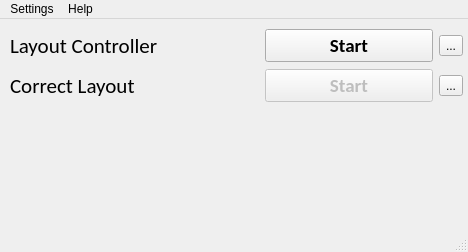
<?xml version="1.0" encoding="UTF-8"?>
<ui version="4.0">
 <class>MainWindow</class>
 <widget class="QMainWindow" name="MainWindow">
  <property name="geometry">
   <rect>
    <x>0</x>
    <y>0</y>
    <width>468</width>
    <height>252</height>
   </rect>
  </property>
  <property name="windowTitle">
   <string>Chiya</string>
  </property>
  <widget class="QWidget" name="centralwidget">
   <widget class="QWidget" name="layoutWidget">
    <property name="geometry">
     <rect>
      <x>10</x>
      <y>10</y>
      <width>453</width>
      <height>33</height>
     </rect>
    </property>
    <layout class="QHBoxLayout" name="lcHorizontalLayout">
     <item>
      <widget class="QLabel" name="lcLabel">
       <property name="font">
        <font>
         <family>Calibri</family>
         <pointsize>16</pointsize>
        </font>
       </property>
       <property name="toolTip">
        <string>This module switches layouts just like windows do, but with more customize options</string>
       </property>
       <property name="text">
        <string>Layout Controller</string>
       </property>
      </widget>
     </item>
     <item>
      <spacer name="horizontalSpacer">
       <property name="orientation">
        <enum>Qt::Horizontal</enum>
       </property>
       <property name="sizeType">
        <enum>QSizePolicy::Fixed</enum>
       </property>
       <property name="sizeHint" stdset="0">
        <size>
         <width>80</width>
         <height>20</height>
        </size>
       </property>
      </spacer>
     </item>
     <item>
      <widget class="QPushButton" name="lcStateButton">
       <property name="font">
        <font>
         <family>Calibri</family>
         <pointsize>14</pointsize>
         <weight>75</weight>
         <bold>true</bold>
        </font>
       </property>
       <property name="text">
        <string>Start</string>
       </property>
      </widget>
     </item>
     <item>
      <widget class="QToolButton" name="lcSettingsButton">
       <property name="toolTip">
        <string>Layout Controller settings</string>
       </property>
       <property name="text">
        <string>...</string>
       </property>
      </widget>
     </item>
    </layout>
   </widget>
   <widget class="QWidget" name="layoutWidget_2">
    <property name="geometry">
     <rect>
      <x>10</x>
      <y>50</y>
      <width>453</width>
      <height>33</height>
     </rect>
    </property>
    <layout class="QHBoxLayout" name="clHorizontalLayout">
     <item>
      <widget class="QLabel" name="clLabel">
       <property name="font">
        <font>
         <family>Calibri</family>
         <pointsize>16</pointsize>
        </font>
       </property>
       <property name="toolTip">
        <string>This module switches layouts just like windows do, but with more customize options</string>
       </property>
       <property name="text">
        <string>Correct Layout</string>
       </property>
      </widget>
     </item>
     <item>
      <spacer name="horizontalSpacer_3">
       <property name="orientation">
        <enum>Qt::Horizontal</enum>
       </property>
       <property name="sizeType">
        <enum>QSizePolicy::Fixed</enum>
       </property>
       <property name="sizeHint" stdset="0">
        <size>
         <width>80</width>
         <height>20</height>
        </size>
       </property>
      </spacer>
     </item>
     <item>
      <widget class="QPushButton" name="clStateButton">
       <property name="enabled">
        <bool>false</bool>
       </property>
       <property name="font">
        <font>
         <family>Calibri</family>
         <pointsize>14</pointsize>
         <weight>75</weight>
         <bold>true</bold>
        </font>
       </property>
       <property name="text">
        <string>Start</string>
       </property>
      </widget>
     </item>
     <item>
      <widget class="QToolButton" name="clSettingsButton">
       <property name="toolTip">
        <string>Layout Controller settings</string>
       </property>
       <property name="text">
        <string>...</string>
       </property>
      </widget>
     </item>
    </layout>
   </widget>
  </widget>
  <widget class="QMenuBar" name="menubar">
   <property name="geometry">
    <rect>
     <x>0</x>
     <y>0</y>
     <width>468</width>
     <height>21</height>
    </rect>
   </property>
   <widget class="QMenu" name="menuSettings">
    <property name="title">
     <string>Settings</string>
    </property>
    <addaction name="actionMainSettings"/>
   </widget>
   <widget class="QMenu" name="menuHelp">
    <property name="title">
     <string>Help</string>
    </property>
    <addaction name="actionAbout"/>
    <addaction name="separator"/>
    <addaction name="actionCheckForUpdates"/>
   </widget>
   <addaction name="menuSettings"/>
   <addaction name="menuHelp"/>
  </widget>
  <widget class="QStatusBar" name="statusbar"/>
  <action name="actionAbout">
   <property name="text">
    <string>About</string>
   </property>
  </action>
  <action name="actionSettings">
   <property name="text">
    <string>Настройки</string>
   </property>
  </action>
  <action name="actionMainSettings">
   <property name="text">
    <string>Main settings</string>
   </property>
  </action>
  <action name="actionCheckForUpdates">
   <property name="text">
    <string>Check for updates</string>
   </property>
  </action>
 </widget>
 <resources/>
 <connections/>
</ui>
